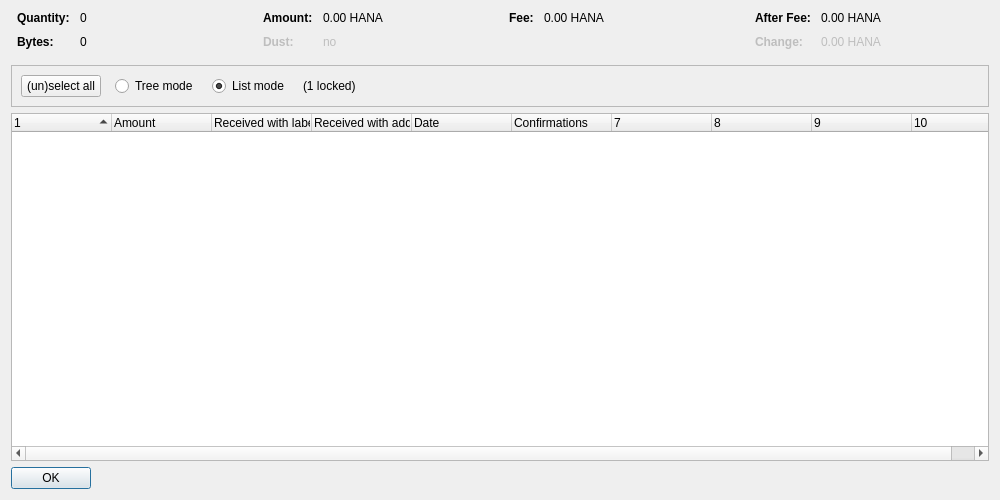
<?xml version="1.0" encoding="UTF-8"?>
<ui version="4.0">
 <class>CoinControlDialog</class>
 <widget class="QDialog" name="CoinControlDialog">
  <property name="geometry">
   <rect>
    <x>0</x>
    <y>0</y>
    <width>1000</width>
    <height>500</height>
   </rect>
  </property>
  <property name="windowTitle">
   <string>Coin Selection</string>
  </property>
  <layout class="QVBoxLayout" name="verticalLayout">
   <item>
    <layout class="QHBoxLayout" name="horizontalLayoutTop" stretch="0,0,0,0">
     <property name="topMargin">
      <number>0</number>
     </property>
     <property name="bottomMargin">
      <number>10</number>
     </property>
     <item>
      <layout class="QFormLayout" name="formLayoutCoinControl1">
       <property name="horizontalSpacing">
        <number>10</number>
       </property>
       <property name="verticalSpacing">
        <number>10</number>
       </property>
       <property name="leftMargin">
        <number>6</number>
       </property>
       <property name="rightMargin">
        <number>6</number>
       </property>
       <item row="0" column="0">
        <widget class="QLabel" name="labelCoinControlQuantityText">
         <property name="font">
          <font>
           <weight>75</weight>
           <bold>true</bold>
          </font>
         </property>
         <property name="text">
          <string>Quantity:</string>
         </property>
        </widget>
       </item>
       <item row="0" column="1">
        <widget class="QLabel" name="labelCoinControlQuantity">
         <property name="cursor">
          <cursorShape>IBeamCursor</cursorShape>
         </property>
         <property name="contextMenuPolicy">
          <enum>Qt::ActionsContextMenu</enum>
         </property>
         <property name="text">
          <string notr="true">0</string>
         </property>
         <property name="textInteractionFlags">
          <set>Qt::LinksAccessibleByMouse|Qt::TextSelectableByKeyboard|Qt::TextSelectableByMouse</set>
         </property>
        </widget>
       </item>
       <item row="1" column="0">
        <widget class="QLabel" name="labelCoinControlBytesText">
         <property name="font">
          <font>
           <weight>75</weight>
           <bold>true</bold>
          </font>
         </property>
         <property name="text">
          <string>Bytes:</string>
         </property>
        </widget>
       </item>
       <item row="1" column="1">
        <widget class="QLabel" name="labelCoinControlBytes">
         <property name="cursor">
          <cursorShape>IBeamCursor</cursorShape>
         </property>
         <property name="contextMenuPolicy">
          <enum>Qt::ActionsContextMenu</enum>
         </property>
         <property name="text">
          <string notr="true">0</string>
         </property>
         <property name="textInteractionFlags">
          <set>Qt::LinksAccessibleByMouse|Qt::TextSelectableByKeyboard|Qt::TextSelectableByMouse</set>
         </property>
        </widget>
       </item>
      </layout>
     </item>
     <item>
      <layout class="QFormLayout" name="formLayoutCoinControl2">
       <property name="horizontalSpacing">
        <number>10</number>
       </property>
       <property name="verticalSpacing">
        <number>10</number>
       </property>
       <property name="leftMargin">
        <number>6</number>
       </property>
       <property name="rightMargin">
        <number>6</number>
       </property>
       <item row="0" column="0">
        <widget class="QLabel" name="labelCoinControlAmountText">
         <property name="font">
          <font>
           <weight>75</weight>
           <bold>true</bold>
          </font>
         </property>
         <property name="text">
          <string>Amount:</string>
         </property>
        </widget>
       </item>
       <item row="0" column="1">
        <widget class="QLabel" name="labelCoinControlAmount">
         <property name="cursor">
          <cursorShape>IBeamCursor</cursorShape>
         </property>
         <property name="contextMenuPolicy">
          <enum>Qt::ActionsContextMenu</enum>
         </property>
         <property name="text">
          <string notr="true">0.00 HANA</string>
         </property>
         <property name="textInteractionFlags">
          <set>Qt::LinksAccessibleByMouse|Qt::TextSelectableByKeyboard|Qt::TextSelectableByMouse</set>
         </property>
        </widget>
       </item>
       <item row="1" column="0">
        <widget class="QLabel" name="labelCoinControlLowOutputText">
         <property name="enabled">
          <bool>false</bool>
         </property>
         <property name="font">
          <font>
           <weight>75</weight>
           <bold>true</bold>
          </font>
         </property>
         <property name="text">
          <string>Dust:</string>
         </property>
        </widget>
       </item>
       <item row="1" column="1">
        <widget class="QLabel" name="labelCoinControlLowOutput">
         <property name="enabled">
          <bool>false</bool>
         </property>
         <property name="cursor">
          <cursorShape>IBeamCursor</cursorShape>
         </property>
         <property name="contextMenuPolicy">
          <enum>Qt::ActionsContextMenu</enum>
         </property>
         <property name="text">
          <string notr="true">no</string>
         </property>
         <property name="textInteractionFlags">
          <set>Qt::LinksAccessibleByMouse|Qt::TextSelectableByKeyboard|Qt::TextSelectableByMouse</set>
         </property>
        </widget>
       </item>
      </layout>
     </item>
     <item>
      <layout class="QFormLayout" name="formLayoutCoinControl3">
       <property name="horizontalSpacing">
        <number>10</number>
       </property>
       <property name="verticalSpacing">
        <number>10</number>
       </property>
       <property name="leftMargin">
        <number>6</number>
       </property>
       <property name="rightMargin">
        <number>6</number>
       </property>
       <item row="0" column="0">
        <widget class="QLabel" name="labelCoinControlFeeText">
         <property name="font">
          <font>
           <weight>75</weight>
           <bold>true</bold>
          </font>
         </property>
         <property name="text">
          <string>Fee:</string>
         </property>
        </widget>
       </item>
       <item row="0" column="1">
        <widget class="QLabel" name="labelCoinControlFee">
         <property name="cursor">
          <cursorShape>IBeamCursor</cursorShape>
         </property>
         <property name="contextMenuPolicy">
          <enum>Qt::ActionsContextMenu</enum>
         </property>
         <property name="text">
          <string notr="true">0.00 HANA</string>
         </property>
         <property name="textInteractionFlags">
          <set>Qt::LinksAccessibleByMouse|Qt::TextSelectableByKeyboard|Qt::TextSelectableByMouse</set>
         </property>
        </widget>
       </item>
      </layout>
     </item>
     <item>
      <layout class="QFormLayout" name="formLayoutCoinControl4">
       <property name="horizontalSpacing">
        <number>10</number>
       </property>
       <property name="verticalSpacing">
        <number>10</number>
       </property>
       <property name="leftMargin">
        <number>6</number>
       </property>
       <property name="rightMargin">
        <number>6</number>
       </property>
       <item row="0" column="0">
        <widget class="QLabel" name="labelCoinControlAfterFeeText">
         <property name="font">
          <font>
           <weight>75</weight>
           <bold>true</bold>
          </font>
         </property>
         <property name="text">
          <string>After Fee:</string>
         </property>
        </widget>
       </item>
       <item row="0" column="1">
        <widget class="QLabel" name="labelCoinControlAfterFee">
         <property name="cursor">
          <cursorShape>IBeamCursor</cursorShape>
         </property>
         <property name="contextMenuPolicy">
          <enum>Qt::ActionsContextMenu</enum>
         </property>
         <property name="text">
          <string notr="true">0.00 HANA</string>
         </property>
         <property name="textInteractionFlags">
          <set>Qt::LinksAccessibleByMouse|Qt::TextSelectableByKeyboard|Qt::TextSelectableByMouse</set>
         </property>
        </widget>
       </item>
       <item row="1" column="0">
        <widget class="QLabel" name="labelCoinControlChangeText">
         <property name="enabled">
          <bool>false</bool>
         </property>
         <property name="font">
          <font>
           <weight>75</weight>
           <bold>true</bold>
          </font>
         </property>
         <property name="text">
          <string>Change:</string>
         </property>
        </widget>
       </item>
       <item row="1" column="1">
        <widget class="QLabel" name="labelCoinControlChange">
         <property name="enabled">
          <bool>false</bool>
         </property>
         <property name="cursor">
          <cursorShape>IBeamCursor</cursorShape>
         </property>
         <property name="contextMenuPolicy">
          <enum>Qt::ActionsContextMenu</enum>
         </property>
         <property name="text">
          <string notr="true">0.00 HANA</string>
         </property>
         <property name="textInteractionFlags">
          <set>Qt::LinksAccessibleByMouse|Qt::TextSelectableByKeyboard|Qt::TextSelectableByMouse</set>
         </property>
        </widget>
       </item>
      </layout>
     </item>
    </layout>
   </item>
   <item>
    <widget class="QFrame" name="frame">
     <property name="minimumSize">
      <size>
       <width>0</width>
       <height>40</height>
      </size>
     </property>
     <property name="frameShape">
      <enum>QFrame::StyledPanel</enum>
     </property>
     <property name="frameShadow">
      <enum>QFrame::Sunken</enum>
     </property>
     <layout class="QHBoxLayout" name="horizontalLayout">
      <item>
       <layout class="QHBoxLayout" name="horizontalLayoutPanel" stretch="0,0,0,0,0">
        <property name="spacing">
         <number>14</number>
        </property>
        <item>
         <widget class="QPushButton" name="pushButtonSelectAll">
          <property name="sizePolicy">
           <sizepolicy hsizetype="Maximum" vsizetype="Fixed">
            <horstretch>0</horstretch>
            <verstretch>0</verstretch>
           </sizepolicy>
          </property>
          <property name="text">
           <string>(un)select all</string>
          </property>
          <property name="autoDefault">
           <bool>false</bool>
          </property>
         </widget>
        </item>
        <item>
         <widget class="QRadioButton" name="radioTreeMode">
          <property name="sizePolicy">
           <sizepolicy hsizetype="Maximum" vsizetype="Fixed">
            <horstretch>0</horstretch>
            <verstretch>0</verstretch>
           </sizepolicy>
          </property>
          <property name="text">
           <string>Tree mode</string>
          </property>
         </widget>
        </item>
        <item>
         <widget class="QRadioButton" name="radioListMode">
          <property name="sizePolicy">
           <sizepolicy hsizetype="Maximum" vsizetype="Fixed">
            <horstretch>0</horstretch>
            <verstretch>0</verstretch>
           </sizepolicy>
          </property>
          <property name="text">
           <string>List mode</string>
          </property>
          <property name="checked">
           <bool>true</bool>
          </property>
         </widget>
        </item>
        <item>
         <widget class="QLabel" name="labelLocked">
          <property name="text">
           <string notr="true">(1 locked)</string>
          </property>
         </widget>
        </item>
        <item>
         <spacer name="horizontalSpacer">
          <property name="orientation">
           <enum>Qt::Horizontal</enum>
          </property>
          <property name="sizeHint" stdset="0">
           <size>
            <width>40</width>
            <height>20</height>
           </size>
          </property>
         </spacer>
        </item>
       </layout>
      </item>
     </layout>
    </widget>
   </item>
   <item>
    <widget class="CoinControlTreeWidget" name="treeWidget">
     <property name="contextMenuPolicy">
      <enum>Qt::CustomContextMenu</enum>
     </property>
     <property name="sortingEnabled">
      <bool>false</bool>
     </property>
     <property name="columnCount">
      <number>10</number>
     </property>
     <attribute name="headerShowSortIndicator" stdset="0">
      <bool>true</bool>
     </attribute>
     <attribute name="headerStretchLastSection">
      <bool>false</bool>
     </attribute>
     <column>
      <property name="text">
       <string/>
      </property>
     </column>
     <column>
      <property name="text">
       <string>Amount</string>
      </property>
     </column>
     <column>
      <property name="text">
       <string>Received with label</string>
      </property>
     </column>
     <column>
      <property name="text">
       <string>Received with address</string>
      </property>
     </column>
     <column>
      <property name="text">
       <string>Date</string>
      </property>
     </column>
     <column>
      <property name="text">
       <string>Confirmations</string>
      </property>
      <property name="toolTip">
       <string>Confirmed</string>
      </property>
     </column>
     <column>
      <property name="text">
       <string/>
      </property>
     </column>
     <column>
      <property name="text">
       <string/>
      </property>
     </column>
     <column>
      <property name="text">
       <string/>
      </property>
     </column>
     <column>
      <property name="text">
       <string/>
      </property>
     </column>
    </widget>
   </item>
   <item>
    <widget class="QDialogButtonBox" name="buttonBox">
     <property name="sizePolicy">
      <sizepolicy hsizetype="Maximum" vsizetype="Fixed">
       <horstretch>0</horstretch>
       <verstretch>0</verstretch>
      </sizepolicy>
     </property>
     <property name="orientation">
      <enum>Qt::Horizontal</enum>
     </property>
     <property name="standardButtons">
      <set>QDialogButtonBox::Ok</set>
     </property>
    </widget>
   </item>
  </layout>
 </widget>
 <customwidgets>
  <customwidget>
   <class>CoinControlTreeWidget</class>
   <extends>QTreeWidget</extends>
   <header>qt/coincontroltreewidget.h</header>
  </customwidget>
 </customwidgets>
 <resources/>
 <connections/>
</ui>
